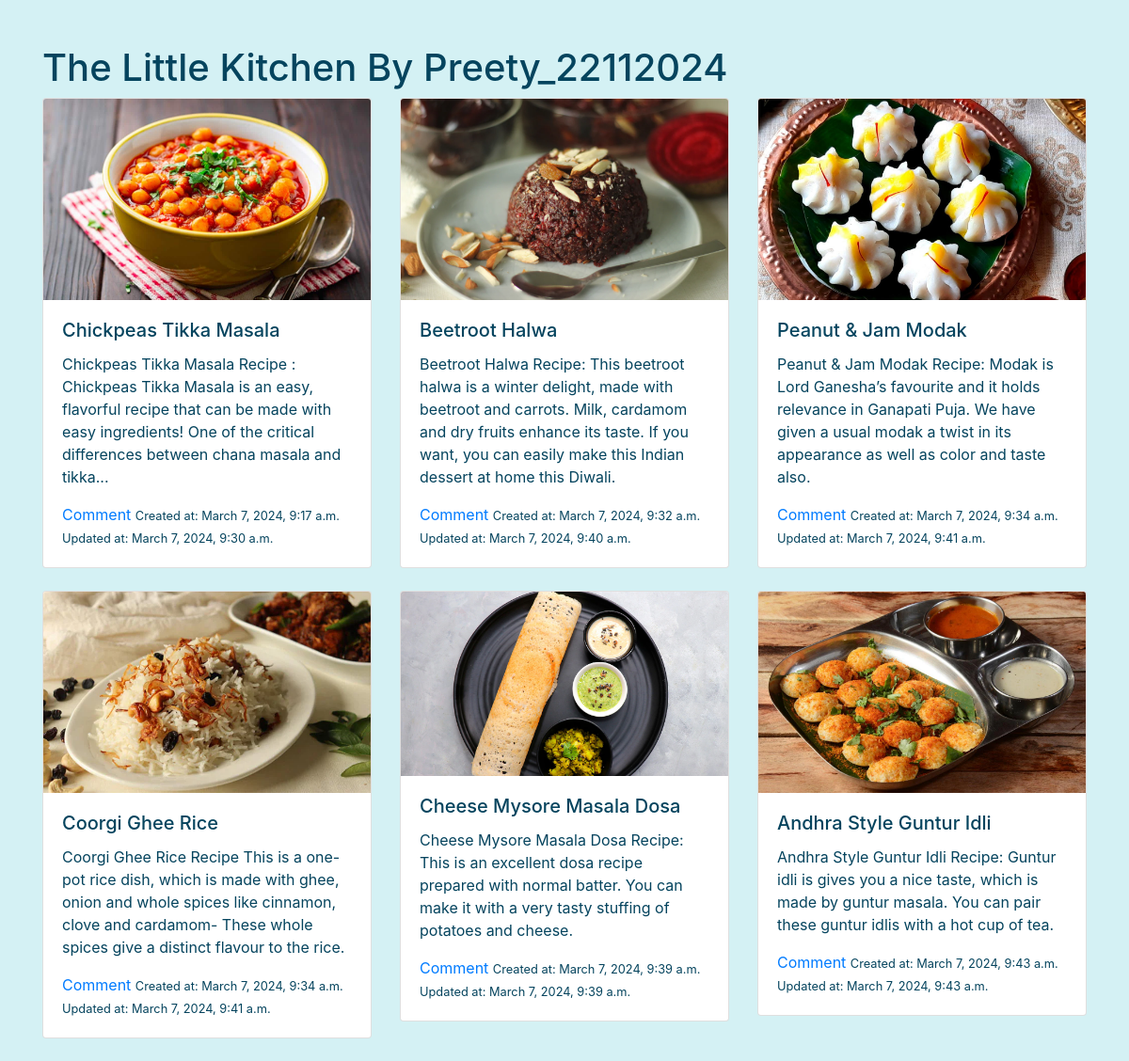
The page //home on the database its author committed.
### gallery/models.py (models this page shows, shortened)
class Product(models.Model):
    name = models.CharField(max_length=255)
    description = models.TextField()
    image = models.ImageField(upload_to='products/')
    created_at = models.DateTimeField(auto_now_add=True)
    updated_at = models.DateTimeField(auto_now=True)
    def short_description(self):
        words = self.description.split()
        if len(words) > 50:
            return ' '.join(words[:30]) + '...'
        else:
            return self.description

### gallery/views.py (called while the page is built)
def product_list(request):
	products = Product.objects.all()
	return render(request, 'index.html', {'products': products})

### gallery/templates/index.html (shortened to what this page needs)
<!DOCTYPE html>
<html lang="en">
<head>
	<link rel="stylesheet" href="https://maxcdn.bootstrapcdn.com/bootstrap/4.5.2/css/bootstrap.min.css">
</head>
<body style="background-color: #D4F1F4">
	<div  style="color: #05445E;", class="container mt-5">
        <h1 style="color: #05445E;">The Little Kitchen By Preety_22112024</h1>
		<div class="row">
			{% for product in products %}
				<div class="col-md-4 mb-4">
					<div class="card">
						<a href="{% url 'product_detail' product.pk %}">
							<img src="{{ product.image.url }}" alt="{{ product.created_name }}" class="card-img-top">
						</a>
						<div class="card-body">
							<h5 class="card-title">{{ product.name }}</h5>
							<p class="card-text">{{ product.short_description }}</p>
							<a href="{% url 'edit_product' product.pk %}",style= "color: #189AB4;" >Comment</a>
							<small class="card-text">Created at: {{ product.created_at }}</small> <br>
							<small class="card-text">Updated at: {{ product.updated_at }}</small>
						</div>
					</div>
				</div>
			{% endfor %}
		</div>
	</div>
</body>
</html>

### rows shown on the page
Product: image (picture), name "Chickpeas Tikka Masala", short_description "Chickpeas Tikka Masala Recipe : Chickpeas Tikka Masala is an easy, flavorful recipe that can be made with easy ingredients! One of the critical differences between chana masala and tikka...", created_at "March 7, 2024, 9:17 a.m.", updated_at "March 7, 2024, 9:30 a.m."
Product: image (picture), name "Beetroot Halwa", short_description "Beetroot Halwa Recipe: This beetroot halwa is a winter delight, made with beetroot and carrots. Milk, cardamom and dry fruits enhance its taste. If you want, you can easily make this Indian dessert at home this Diwali.", created_at "March 7, 2024, 9:32 a.m.", updated_at "March 7, 2024, 9:40 a.m."
Product: image (picture), name "Peanut & Jam Modak", short_description "Peanut & Jam Modak Recipe: Modak is Lord Ganesha’s favourite and it holds relevance in Ganapati Puja. We have given a usual modak a twist in its appearance as well as color and taste also.", created_at "March 7, 2024, 9:34 a.m.", updated_at "March 7, 2024, 9:41 a.m."
Product: image (picture), name "Coorgi Ghee Rice", short_description "Coorgi Ghee Rice Recipe This is a one-pot rice dish, which is made with ghee, onion and whole spices like cinnamon, clove and cardamom- These whole spices give a distinct flavour to the rice.", created_at "March 7, 2024, 9:34 a.m.", updated_at "March 7, 2024, 9:41 a.m."
Product: image (picture), name "Cheese Mysore Masala Dosa", short_description "Cheese Mysore Masala Dosa Recipe: This is an excellent dosa recipe prepared with normal batter. You can make it with a very tasty stuffing of potatoes and cheese.", created_at "March 7, 2024, 9:39 a.m.", updated_at "March 7, 2024, 9:39 a.m."
Product: image (picture), name "Andhra Style Guntur Idli", short_description "Andhra Style Guntur Idli Recipe: Guntur idli is gives you a nice taste, which is made by guntur masala. You can pair these guntur idlis with a hot cup of tea.", created_at "March 7, 2024, 9:43 a.m.", updated_at "March 7, 2024, 9:43 a.m."
